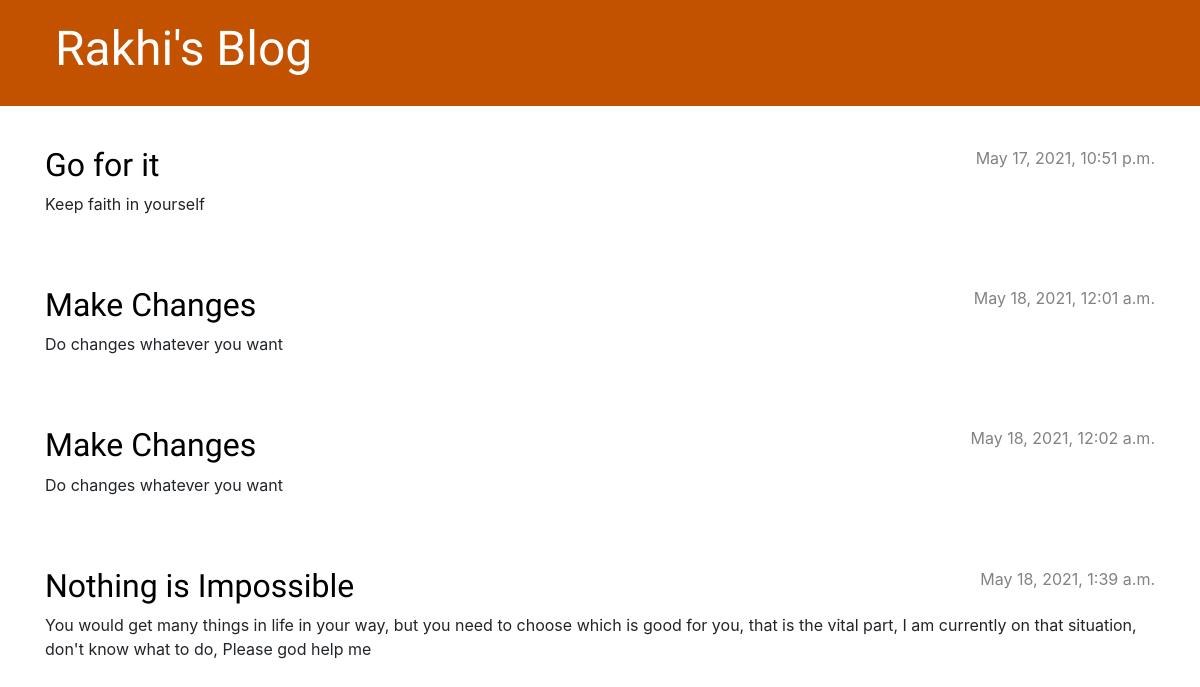
Before: / with the older database file.
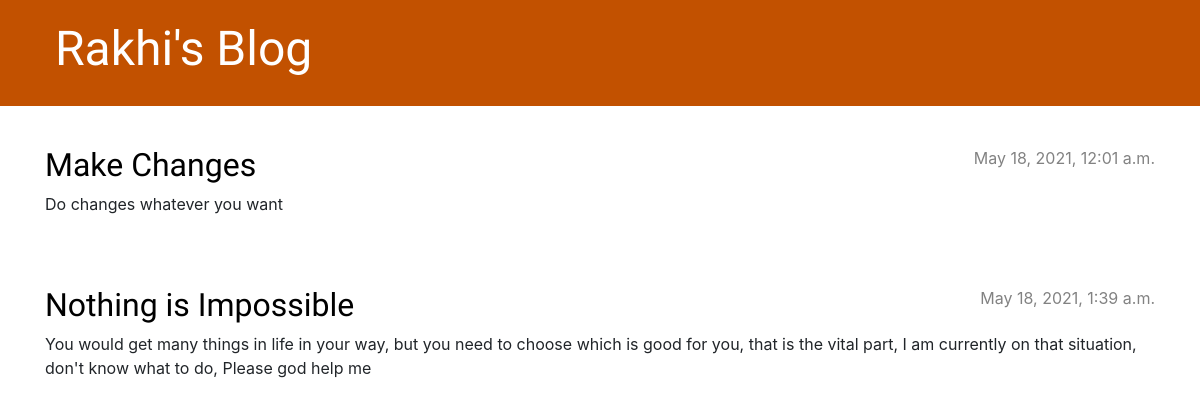
After: the same page with the newer database file.
### blog/models.py (models this page shows, shortened)
class POST(models.Model):
    author = models.ForeignKey(settings.AUTH_USER_MODEL,on_delete=models.CASCADE)
    title = models.CharField(max_length=200)
    text = models.TextField()
    created_date = models.DateTimeField(default=timezone.now)
    published_date = models.DateTimeField(blank=True, null=True)

### blog/views.py (the view)
# urls.py: path('',post_list, name='post_list'),
def post_list(request):
    posts = POST.objects.filter(published_date__lte=timezone.now()).order_by('published_date')
    return render(request, 'blog/post_list.html',{'posts': posts})

### blog/templates/blog/post_list.html
{% extends 'blog/base.html' %}
{% load static %}
{% block content %}
{% for post in posts %}
    <article class="post">
        <time class="date">
            {{ post.published_date }}
        </time>
        <h2><a href="{% url 'post_detail' pk=post.pk %}">{{ post.title }}</a></h2>
        <p>{{ post.text|linebreaksbr }}</p>
    </article>
{% endfor %}
{% endblock %}

Changed rows visible on the page:
removed POST: published_date "May 17, 2021, 10:51 p.m.", title "Go for it", text "Keep faith in yourself"
removed POST: published_date "May 18, 2021, 12:02 a.m.", title "Make Changes", text "Do changes whatever you want"
